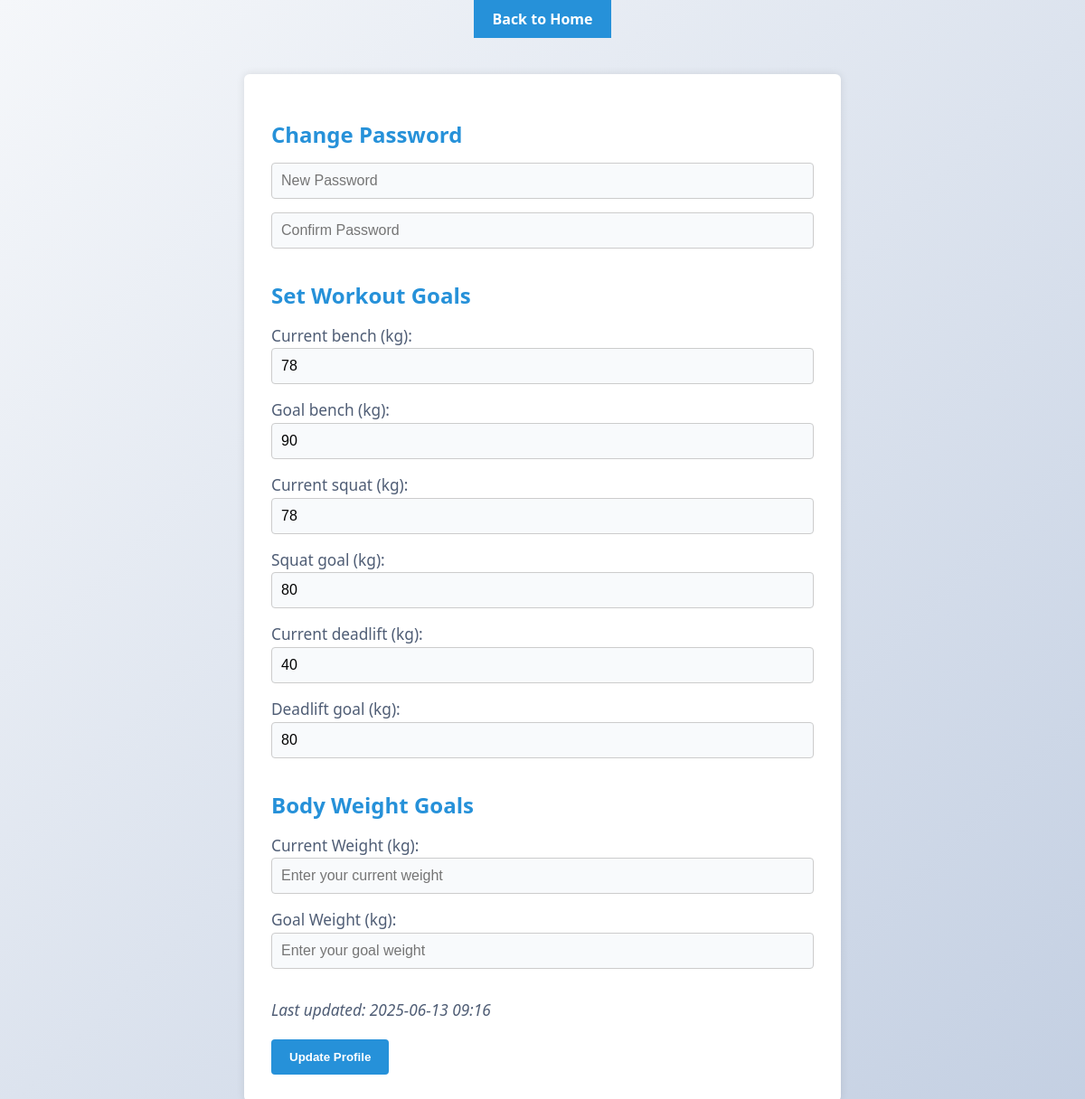
/profile_settings (signed in), run on an earlier commit of the app's database.
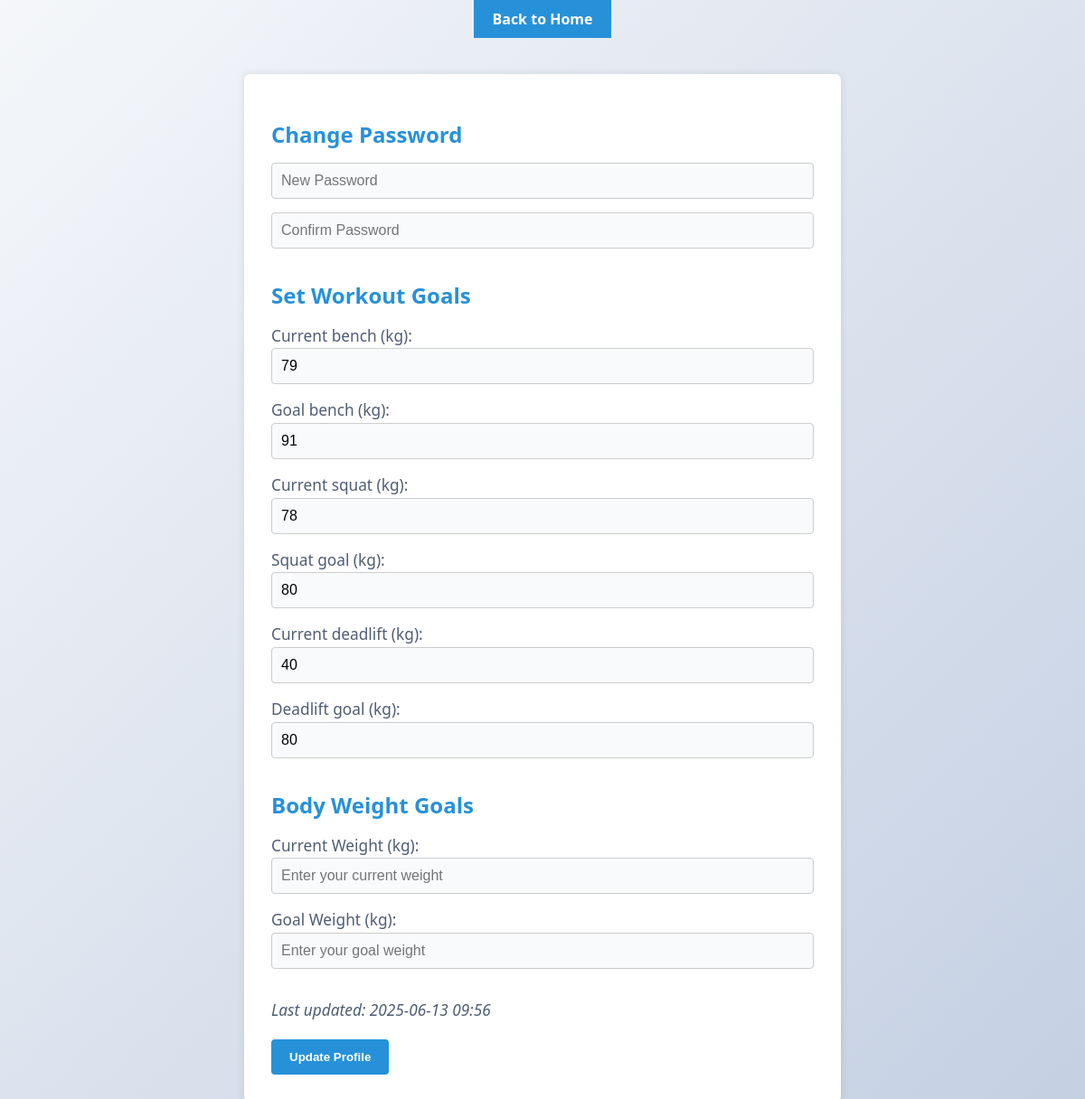
And on a later commit of the database.
### workout_tracker/database_models.py (models this page shows)
class User(db.Model):
    __tablename__ = 'Users Table'
    ID = db.Column(db.Integer, primary_key=True)
    Username = db.Column(db.String, unique=True, nullable=False)
    password_hash = db.Column(db.String, nullable=False)
    Join_date = db.Column(db.String)
    instructions = db.Column(db.Text)
    description = db.Column(db.Text)
    bench_goal = db.Column(db.Integer)
    squat_goal = db.Column(db.Integer)
    deadlift_goal = db.Column(db.Integer)
    bench_current = db.Column(db.Integer)
    squat_current = db.Column(db.Integer)
    deadlift_current = db.Column(db.Integer)
    recovery_phrase = db.Column(db.Text)
    weight_updated = db.Column(db.String)

### workout_tracker/app.py (the view, shortened to what this page needs)
@app.route('/profile_settings', methods=['GET', 'POST'])
def profile_settings():
    if 'user_id' not in session:
        return redirect(url_for('login'))
    user = User.query.get(session['user_id'])
    print(user)
    return render_template('profile_settings.html', user=user)

### Templates/profile_settings.html (shortened to what this page needs)
<!DOCTYPE html>
<html lang="en">
<head>
    <link rel="stylesheet" href="{{ url_for('static', filename='css/main_styles.css') }}">
</head>
<body>
<div class="top-nav">
    <a href="{{ url_for('home') }}">Back to Home</a>
</div>
<div class="container">
    <form method="POST">
        <h2>Change Password</h2>
        <input type="password" name="new_password" placeholder="New Password">
        <input type="password" name="confirm_password" placeholder="Confirm Password">
        <h2>Set Workout Goals</h2>
        <label>Current bench (kg):</label>
        <input type="number" name="bench_current" value="{{ user.bench_current or '' }}" placeholder="Current Bench Press (kg)">
        <label>Goal bench (kg):</label>
        <input type="number" name="bench_goal" value="{{ user.bench_goal or '' }}" placeholder="Bench Press Goal (kg)">
        <label>Current squat (kg):</label>
        <input type="number" name="squat_current" value="{{ user.squat_current or '' }}" placeholder="Current Squat (kg)">
        <label>Squat goal (kg):</label>
        <input type="number" name="squat_goal" value="{{ user.squat_goal or '' }}" placeholder="Squat Goal (kg)">
        <label>Current deadlift (kg):</label>
        <input type="number" name="deadlift_current" value="{{ user.deadlift_current or '' }}" placeholder="Current Deadlift (kg)">
        <label>Deadlift goal (kg):</label>
        <input type="number" name="deadlift_goal" value="{{ user.deadlift_goal or '' }}" placeholder="Deadlift Goal (kg)">
       <h2>Body Weight Goals</h2>
<label>Current Weight (kg):</label>
<input type="number" name="current_weight" step="0.1" value="{{ user.current_weight or '' }}" placeholder="Enter your current weight" required>
<label>Goal Weight (kg):</label>
<input type="number" name="goal_weight" step="0.1" value="{{ user.goal_weight or '' }}" placeholder="Enter your goal weight" required>
{% if user.weight_updated %}
  <p><em>Last updated: {{ user.weight_updated }}</em></p>
{% endif %}
        <button type="submit">Update Profile</button>
    </form>
</div>
</body>
</html>

### static/css/main_styles.css (style rules this page uses)
body { background: linear-gradient(135deg, #f5f7fa 0%, #c3cfe2 100%); font-family: 'Segoe UI', Arial, sans-serif; margin: 0; min-height: 100vh; display: flex; flex-direction: column; align-items: center; justify-content: center; }
p, label { color: #4f5d75; font-size: 1.08rem; margin-bottom: 18px; line-height: 1.6; }
input, select, textarea { width: 100%; padding: 12px 14px; margin-bottom: 22px; border: 1.5px solid #dbeafe; border-radius: 8px; font-size: 1rem; background: #f8fafc; transition: border 0.2s, box-shadow 0.2s; box-sizing: border-box; outline: none; }

### Templates/profile_settings.html (style rules this page uses)
body { font-family: 'Segoe UI', sans-serif; background-color: #f2f2f2; margin: 0; }
.top-nav { background-color: #2691d9; padding: 10px 20px; display: flex; justify-content: flex-end; }
.top-nav a { color: white; text-decoration: none; font-weight: bold; }
.container { max-width: 600px; background: white; margin: 40px auto; padding: 30px; border-radius: 6px; box-shadow: 0 0 10px rgba(0,0,0,0.1); }
.container h2 { color: #2691d9; margin-bottom: 15px; }
.container input { width: 100%; padding: 10px; margin-bottom: 15px; border-radius: 4px; border: 1px solid #ccc; }
.container button { background: #2691d9; color: white; border: none; padding: 12px 20px; border-radius: 4px; cursor: pointer; font-weight: bold; }

What changed in the data, as far as the page shows it:
changed User: bench_current "78" → "79"; bench_goal "90" → "91"; weight_updated "2025-06-13 09:16" → "2025-06-13 09:56"
